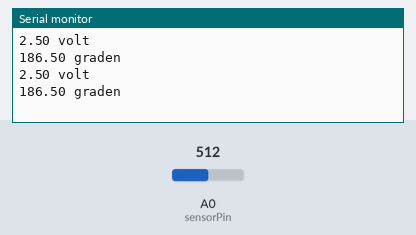
Recording of a sketch running on a simulated Arduino Uno, built with avr-gcc and run on an emulated ATmega328P. On the bench: the last lines printed to the serial monitor. Inputs (shaded band) come from the test bench; at power-on: A0 (sensorPin) = 512.

Above: at 1.8 s.
1.9 s: A0 (sensorPin) set to 716
At 2.8 s:
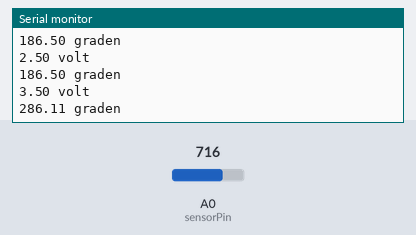
3.4 s: A0 (sensorPin) set to 900
At 4.6 s:
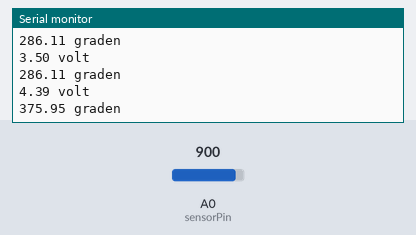
Timing chart, 0 to 6.4 s (numbered marks = the images above; inputs shaded):
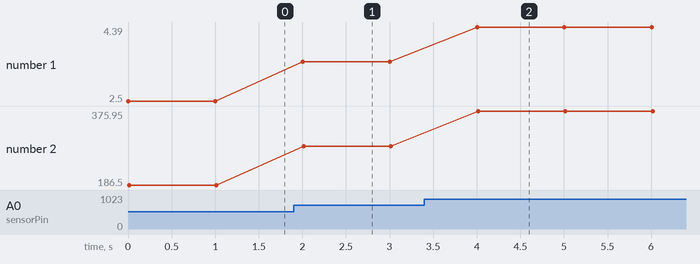

Measured:
- after the input at 1.9 s, the serial monitor: prints a new line after 0.10 s (image 1)
- after the input at 3.4 s, the serial monitor: prints a new line after 0.60 s (image 2)
- plotted number 1: 2.5 → 3.5 after the input at 1.9 s, 3.5 → 4.39 after the input at 3.4 s
- plotted number 2: 186.5 → 286.11 after the input at 1.9 s, 286.11 → 375.95 after the input at 3.4 s

The sketch:

sketch_project_tempsensor.ino
```cpp
int sensorPin = 0;                              //Intialiseert de temperatuursensor en geeft aan dat deze op pin 0 zit

void setup()
{
  Serial.begin(9600);                           //Start de seriële monitor.
}

void loop()
{
  int reading = analogRead(sensorPin);          //Intialiseert een variabele genaamd reading, deze leest de temperatuursensor af doormiddel van "analogRead"

  float voltage = reading * 5.0;                //Intialiseert een kommagetaal genaamd voltage die 5x de waarde is van de afgelezen waarde van reading (reading * 5)
  voltage /= 1024.0;                            //Verandert de waarde van voltage naar de waarde van de vorige formule gedeeld door 1024 (reading * 5 / 1024)

  Serial.print(voltage);                        //Print de waarde van voltage in de seriële monitor
  Serial.println(" volt");                      //Print de tekst " volt" achter de waarde voltage

  double calibratie = 13.5;                     //Intialiseert een variabele genaamd calibratie die zorgt dat de temperatuur die
                                                //wordt weergeven op de lcd gelijk is aan de temperatuur die het op dit moment echt is
  float temperatuur = (voltage - 0.5) * 100;    //Intialiseert een kommagetal genaamd temperatuur die gelijk is aan ((voltage - 0,5) * 100)
  double tempC = temperatuur - calibratie;      //Intialiseert een kommagetal genaamd TempC die +- gelijk is aan de temperatuur die het op dit moment echt is
    Serial.print(tempC);                        //Print de waarde van tempC in de seriële monitor
    Serial.println(" graden");                  //Print de tekst " graden" achter de waarde tempC
    delay(1000);                                //Wacht 1 seconde voordat de loop verder gaat
}
```
